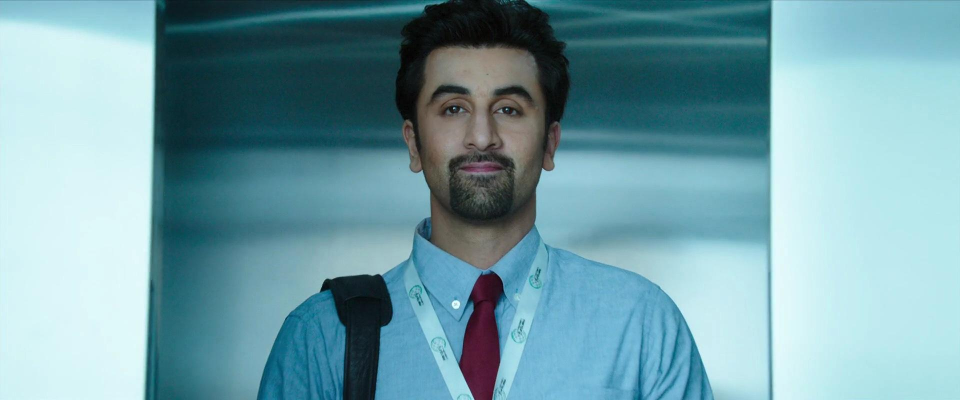
#> input picture employee.png, 1920 x 800 px (shown at 1/2 size)
$ python Embbed.py
#> lines starting #> are read from the running program, lines starting #| are printed output that depends on the picture; pictures that were not available may be replaced by others from this repository, and a replacement may not be noted
from PIL import Image

# Load images
profile = Image.open("employee.png").convert("RGBA")
qr = Image.open("qrcode.png").convert("L")
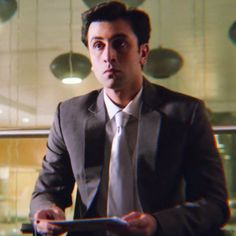
#> input picture employee.jpg, 236 x 236 px, given in place of qrcode.png, which was not available
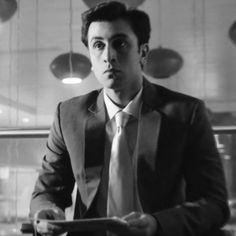
#> qr: PIL image 236x236 L; min 1, max 254, mean 98.4

# Resize QR to fit
qr = qr.resize(profile.size)
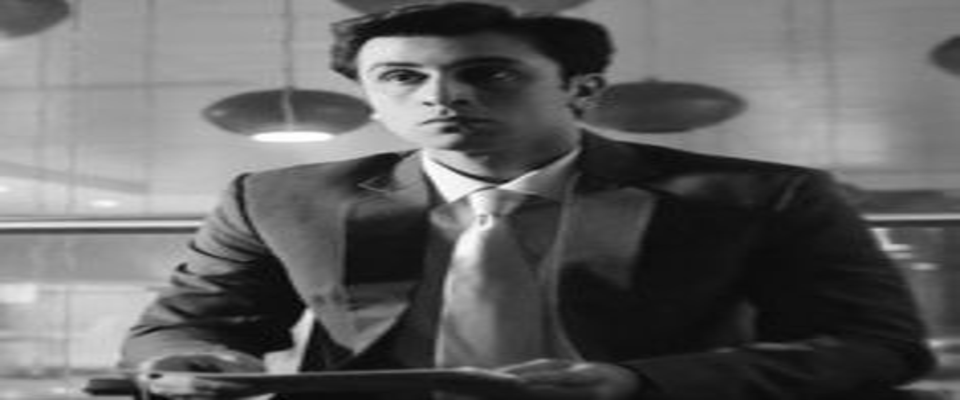
#> qr: PIL image 1920x800 L (shown at 1/2 size); min 0, max 255, mean 98.4

pixels = profile.load()
qr_pixels = qr.load()

width, height = profile.size
#> width = 1920; height = 800

for y in range(height):
    for x in range(width):
        r, g, b, a = pixels[x, y]

        # QR: black -> 1, white -> 0
        bit = 1 if qr_pixels[x, y] < 128 else 0

        # Store in alpha LSB
        a = (a & 0xFE) | bit

        pixels[x, y] = (r, g, b, a)

profile.save("challenge.png")
print("Saved challenge.png")
